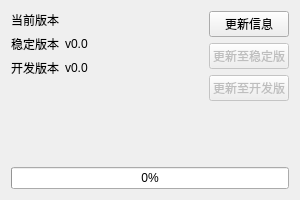
<?xml version="1.0" encoding="UTF-8"?>
<ui version="4.0">
 <class>MainWindow</class>
 <widget class="QMainWindow" name="MainWindow">
  <property name="geometry">
   <rect>
    <x>0</x>
    <y>0</y>
    <width>300</width>
    <height>200</height>
   </rect>
  </property>
  <property name="windowTitle">
   <string>QDevCpp Updater</string>
  </property>
  <property name="windowIcon">
   <iconset resource="../qdevcpp/resource.qrc">
    <normaloff>:/qdevcpp.ico</normaloff>:/qdevcpp.ico</iconset>
  </property>
  <widget class="QWidget" name="centralWidget">
   <layout class="QVBoxLayout" name="verticalLayout_3">
    <item>
     <layout class="QHBoxLayout" name="horizontalLayout">
      <item>
       <layout class="QFormLayout" name="formLayout">
        <item row="1" column="0">
         <widget class="QLabel" name="label">
          <property name="text">
           <string>稳定版本</string>
          </property>
         </widget>
        </item>
        <item row="2" column="0">
         <widget class="QLabel" name="label_2">
          <property name="text">
           <string>开发版本</string>
          </property>
         </widget>
        </item>
        <item row="1" column="1">
         <widget class="QLabel" name="stableVer">
          <property name="text">
           <string>v0.0</string>
          </property>
         </widget>
        </item>
        <item row="2" column="1">
         <widget class="QLabel" name="developVer">
          <property name="text">
           <string>v0.0</string>
          </property>
         </widget>
        </item>
        <item row="0" column="0">
         <widget class="QLabel" name="label_5">
          <property name="text">
           <string>当前版本</string>
          </property>
         </widget>
        </item>
        <item row="0" column="1">
         <widget class="QLabel" name="currentVer">
          <property name="text">
           <string/>
          </property>
         </widget>
        </item>
       </layout>
      </item>
      <item>
       <spacer name="horizontalSpacer">
        <property name="orientation">
         <enum>Qt::Horizontal</enum>
        </property>
        <property name="sizeHint" stdset="0">
         <size>
          <width>40</width>
          <height>20</height>
         </size>
        </property>
       </spacer>
      </item>
      <item>
       <layout class="QVBoxLayout" name="verticalLayout">
        <item>
         <widget class="QPushButton" name="updateInfo">
          <property name="text">
           <string>更新信息</string>
          </property>
         </widget>
        </item>
        <item>
         <widget class="QPushButton" name="updateStable">
          <property name="enabled">
           <bool>false</bool>
          </property>
          <property name="text">
           <string>更新至稳定版</string>
          </property>
         </widget>
        </item>
        <item>
         <widget class="QPushButton" name="updateDevelop">
          <property name="enabled">
           <bool>false</bool>
          </property>
          <property name="text">
           <string>更新至开发版</string>
          </property>
         </widget>
        </item>
       </layout>
      </item>
     </layout>
    </item>
    <item>
     <spacer name="verticalSpacer">
      <property name="orientation">
       <enum>Qt::Vertical</enum>
      </property>
      <property name="sizeHint" stdset="0">
       <size>
        <width>20</width>
        <height>40</height>
       </size>
      </property>
     </spacer>
    </item>
    <item>
     <layout class="QVBoxLayout" name="verticalLayout_2">
      <item>
       <widget class="QLabel" name="downloadUrl">
        <property name="text">
         <string/>
        </property>
       </widget>
      </item>
      <item>
       <widget class="QProgressBar" name="downloadProgress">
        <property name="value">
         <number>0</number>
        </property>
       </widget>
      </item>
     </layout>
    </item>
   </layout>
  </widget>
 </widget>
 <layoutdefault spacing="6" margin="11"/>
 <resources>
  <include location="../qdevcpp/resource.qrc"/>
 </resources>
 <connections/>
</ui>
